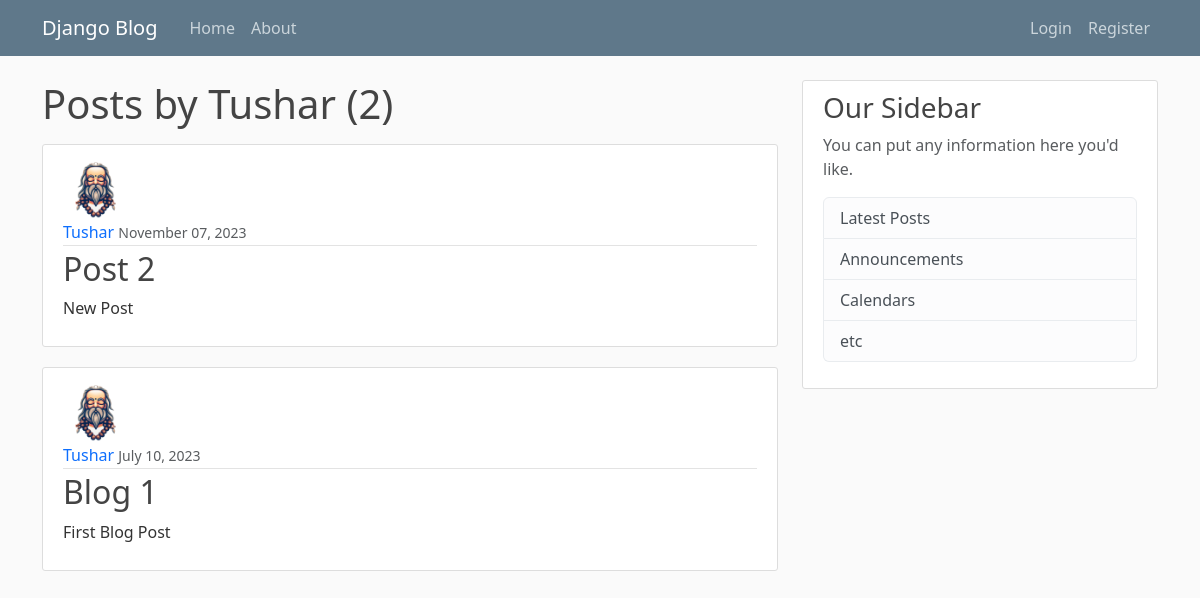
The app's page /user/Tushar, older data.
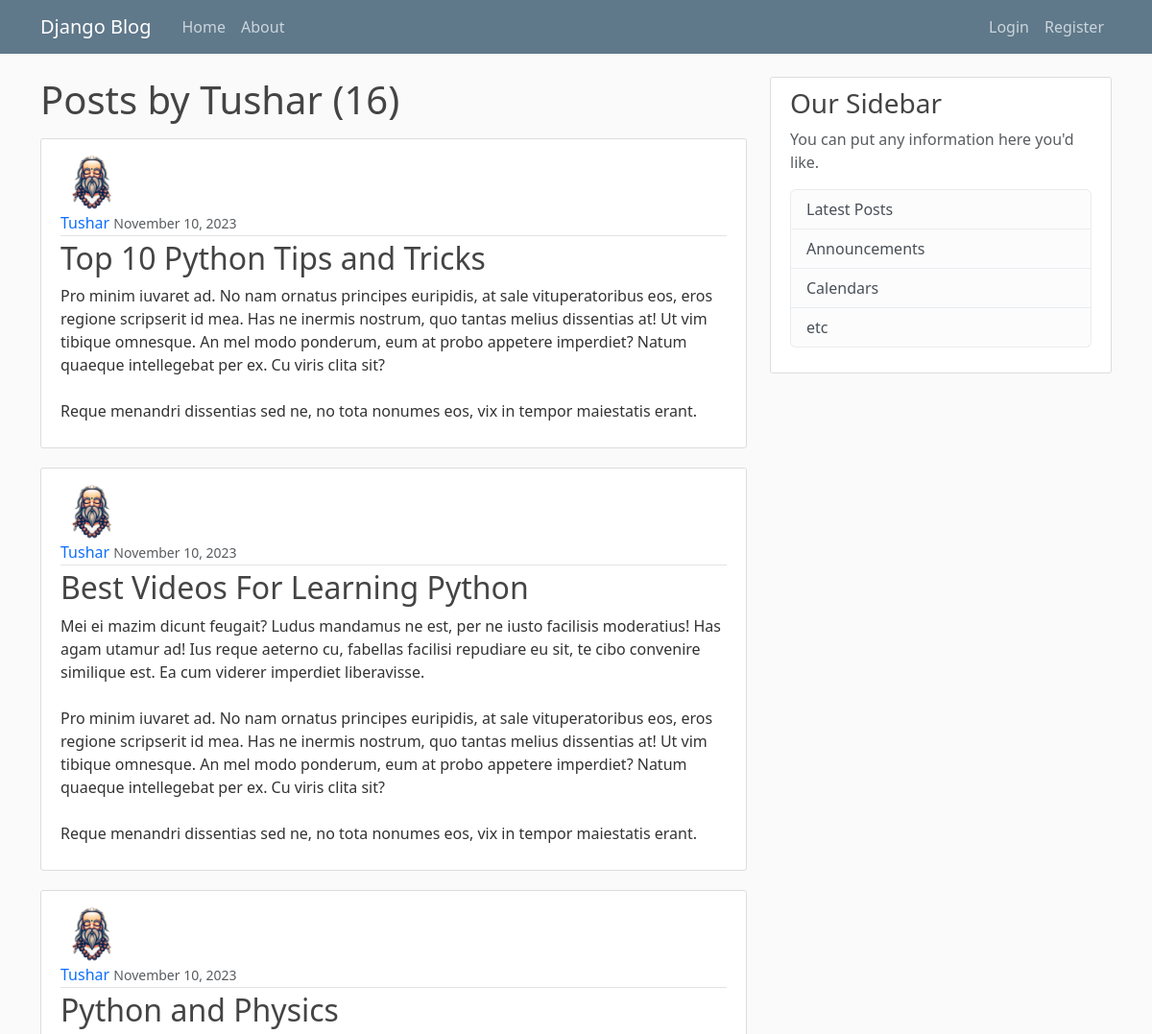
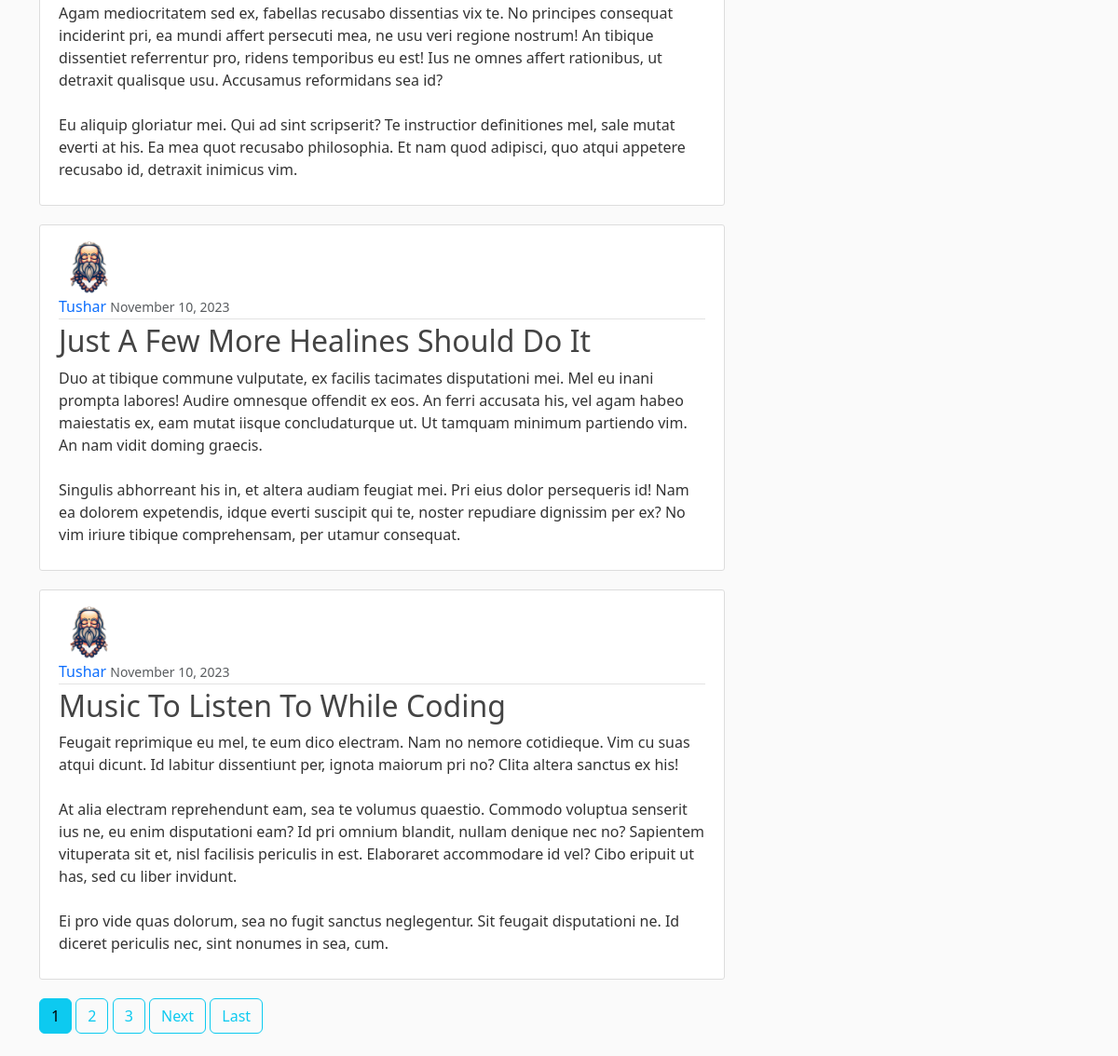
The same page, newer data (2 pictures, top to bottom).
### blog/models.py (models this page shows, shortened)
class Post(models.Model):
    title = models.CharField(max_length=100)
    content = models.TextField()
    date_posted = models.DateTimeField(default=timezone.now)
    author = models.ForeignKey(User, on_delete=models.CASCADE)

### users/models.py (models this page shows, shortened)
class Profile(models.Model):
    user = models.OneToOneField(User, on_delete=models.CASCADE)
    image = models.ImageField(default='default.png', upload_to='profile_pics')

### blog/views.py (the view)
# urls.py: path('user/<str:username>', UserPostListView.as_view(), name='user-posts'),
class UserPostListView(ListView):
    model = Post
    template_name = 'blog/user_posts.html' # <app>/<model>_<viewtype>.html
    context_object_name = 'posts'
    paginate_by = 5
    def get_queryset(self):
        user = get_object_or_404(User, username=self.kwargs.get('username'))
        return Post.objects.filter(author=user).order_by('-date_posted')

### blog/templates/blog/user_posts.html (shortened to what this page needs)
{% extends "blog/base.html" %}
{% block content %}
    <h1 class="mb-3">Posts by {{ view.kwargs.username }} ({{  page_obj.paginator.count }}) </h1>
    {% for post in posts %}
        <article class="media content-section">
            <img src="{{ post.author.profile.image.url }}" alt="" class="rounded-circle article-img">
            <div class="media-body">
                <div class="article-metadata">
                    <a class="mr-2" href="{% url 'user-posts' post.author.username %}">{{ post.author }}</a>
                    <small class="text-muted">{{ post.date_posted|date:"F d, Y" }}</small>
                </div>
                <h2><a class="article-title" href="{% url 'post-detail' post.id%}">{{ post.title }}</a></h2>
                <p class="article-content">{{ post.content }}</p>
            </div>
        </article>
    {% endfor %}
    {% if is_paginated %}
        {% for num in page_obj.paginator.page_range %}
            {% if page_obj.number == num %}
                <a class="btn btn-info mb-4" href="?page={{ num }}">{{ num }}</a>
            {% elif num > page_obj.number|add:'-3' and num < page_obj.number|add:'3' %}
            <a class="btn btn-outline-info mb-4" href="?page={{ num }}">{{ num }}</a>
            {% endif %}
        {% endfor %}
        {% if page_obj.has_next %}
        <a class="btn btn-outline-info mb-4" href="?page={{ page_obj.next_page_number }}">Next</a>
        <a class="btn btn-outline-info mb-4" href="?page={{ page_obj.paginator.num_pages }}">Last</a>
        {% endif %}
    {% endif %}
{% endblock content %}

Row changes from the older to the newer data that the page shows:
no longer on this page (row unchanged): Post: author.profile.image (picture), author "Tushar", date_posted "November 07, 2023", title "Post 2", content "New Post"
no longer on this page (row unchanged): Post: author.profile.image (picture), author "Tushar", date_posted "July 10, 2023", title "Blog 1", content "First Blog Post"
added Post: author.profile.image (picture), author "Tushar", date_posted "November 10, 2023", title "Top 10 Python Tips and Tricks", content "Pro minim iuvaret ad. No nam ornatus principes euripidis, at sale vituperatoribus eos, eros regione scripserit id mea. Has ne inermis nostrum, quo tantas melius dissentias at! Ut vim tibique omnesque. An mel modo ponderum, eum at probo appetere imperdiet? Natum quaeque intellegebat per ex. Cu viris clita sit? Reque menandri dissentias sed ne, no tota nonumes eos, vix in tempor maiestatis erant."
added Post: author.profile.image (picture), author "Tushar", date_posted "November 10, 2023", title "Best Videos For Learning Python", content "Mei ei mazim dicunt feugait? Ludus mandamus ne est, per ne iusto facilisis moderatius! Has agam utamur ad! Ius reque aeterno cu, fabellas facilisi repudiare eu sit, te cibo convenire similique est. Ea cum viderer imperdiet liberavisse. Pro minim iuvaret ad. No nam ornatus principes euripidis, at sale vituperatoribus eos, eros regione scripserit id mea. Has ne inermis nostrum, quo tantas melius dissentias at! Ut vim tibique omnesque. An mel modo ponderum, eum at probo appetere imperdiet? Natum quaeque intellegebat per ex. Cu viris clita sit? Reque menandri dissentias sed ne, no tota nonumes eos, vix in tempor maiestatis erant."
added Post: author.profile.image (picture), author "Tushar", date_posted "November 10, 2023", title "Python and Physics", content "Agam mediocritatem sed ex, fabellas recusabo dissentias vix te. No principes consequat inciderint pri, ea mundi affert persecuti mea, ne usu veri regione nostrum! An tibique dissentiet referrentur pro, ridens temporibus eu est! Ius ne omnes affert rationibus, ut detraxit qualisque usu. Accusamus reformidans sea id? Eu aliquip gloriatur mei. Qui ad sint scripserit? Te instructior definitiones mel, sale mutat everti at his. Ea mea quot recusabo philosophia. Et nam quod adipisci, quo atqui appetere recusabo id, detraxit inimicus vim."
added Post: author.profile.image (picture), author "Tushar", date_posted "November 10, 2023", title "Just A Few More Healines Should Do It", content "Duo at tibique commune vulputate, ex facilis tacimates disputationi mei. Mel eu inani prompta labores! Audire omnesque offendit ex eos. An ferri accusata his, vel agam habeo maiestatis ex, eam mutat iisque concludaturque ut. Ut tamquam minimum partiendo vim. An nam vidit doming graecis. Singulis abhorreant his in, et altera audiam feugiat mei. Pri eius dolor persequeris id! Nam ea dolorem expetendis, idque everti suscipit qui te, noster repudiare dignissim per ex? No vim iriure tibique comprehensam, per utamur consequat."
added Post: author.profile.image (picture), author "Tushar", date_posted "November 10, 2023", title "Music To Listen To While Coding", content "Feugait reprimique eu mel, te eum dico electram. Nam no nemore cotidieque. Vim cu suas atqui dicunt. Id labitur dissentiunt per, ignota maiorum pri no? Clita altera sanctus ex his! At alia electram reprehendunt eam, sea te volumus quaestio. Commodo voluptua senserit ius ne, eu enim disputationi eam? Id pri omnium blandit, nullam denique nec no? Sapientem vituperata sit et, nisl facilisis periculis in est. Elaboraret accommodare id vel? Cibo eripuit ut has, sed cu liber invidunt. Ei pro vide quas dolorum, sea no fugit sanctus neglegentur. Sit feugait disputationi ne. Id diceret periculis nec, sint nonumes in sea, cum."
Text that changed along with them:
{{ page_obj.paginator.count }}: "2" → "16"
new list line: "1"
new list line: "2"
new list line: "3"
text now shown: "Next Last"
